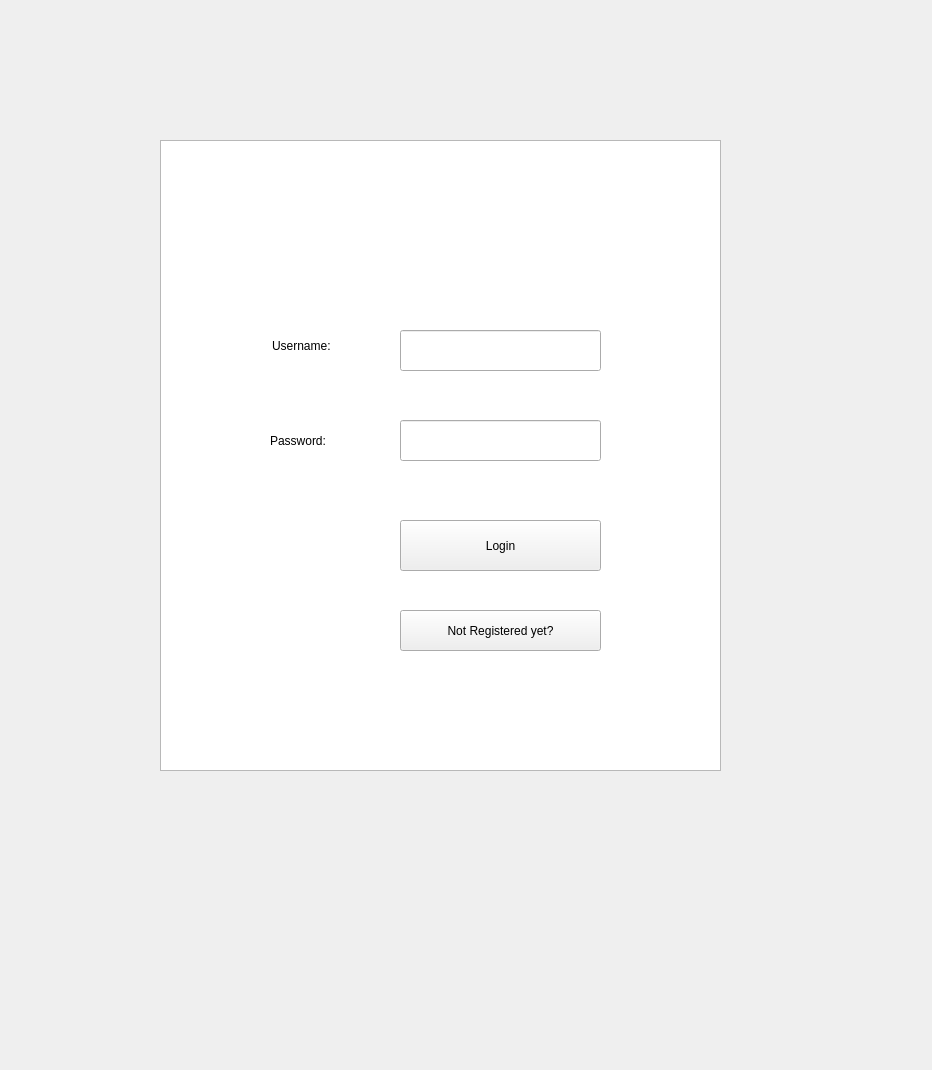
<?xml version="1.0" encoding="UTF-8"?>
<ui version="4.0">
 <class>Form</class>
 <widget class="QWidget" name="Form">
  <property name="geometry">
   <rect>
    <x>0</x>
    <y>0</y>
    <width>932</width>
    <height>1070</height>
   </rect>
  </property>
  <property name="windowTitle">
   <string>Form</string>
  </property>
  <widget class="QGraphicsView" name="graphicsView">
   <property name="geometry">
    <rect>
     <x>160</x>
     <y>140</y>
     <width>561</width>
     <height>631</height>
    </rect>
   </property>
   <property name="autoFillBackground">
    <bool>false</bool>
   </property>
   <property name="styleSheet">
    <string notr="true">QGraphicsView {
    background-image: url(:/images/image/myimage.png);
    background-repeat: no-repeat;
    background-position: center;
}
</string>
   </property>
  </widget>
  <widget class="QPushButton" name="registerButton">
   <property name="geometry">
    <rect>
     <x>400</x>
     <y>610</y>
     <width>201</width>
     <height>41</height>
    </rect>
   </property>
   <property name="text">
    <string>Not Registered yet?</string>
   </property>
  </widget>
  <widget class="QLabel" name="passwordLabel">
   <property name="geometry">
    <rect>
     <x>270</x>
     <y>420</y>
     <width>121</width>
     <height>41</height>
    </rect>
   </property>
   <property name="text">
    <string>Password: </string>
   </property>
  </widget>
  <widget class="QLabel" name="usernameLabel">
   <property name="geometry">
    <rect>
     <x>272</x>
     <y>330</y>
     <width>111</width>
     <height>31</height>
    </rect>
   </property>
   <property name="text">
    <string>Username: </string>
   </property>
  </widget>
  <widget class="QLineEdit" name="usernameLineEdit">
   <property name="geometry">
    <rect>
     <x>400</x>
     <y>330</y>
     <width>201</width>
     <height>41</height>
    </rect>
   </property>
  </widget>
  <widget class="QPushButton" name="loginButton">
   <property name="geometry">
    <rect>
     <x>400</x>
     <y>520</y>
     <width>201</width>
     <height>51</height>
    </rect>
   </property>
   <property name="text">
    <string>Login</string>
   </property>
  </widget>
  <widget class="QLabel" name="errorLabel">
   <property name="enabled">
    <bool>false</bool>
   </property>
   <property name="geometry">
    <rect>
     <x>410</x>
     <y>480</y>
     <width>181</width>
     <height>20</height>
    </rect>
   </property>
   <property name="font">
    <font>
     <bold>true</bold>
    </font>
   </property>
   <property name="text">
    <string/>
   </property>
  </widget>
  <widget class="QLineEdit" name="passwordLineEdit">
   <property name="geometry">
    <rect>
     <x>400</x>
     <y>420</y>
     <width>201</width>
     <height>41</height>
    </rect>
   </property>
  </widget>
 </widget>
 <resources/>
 <connections/>
</ui>
